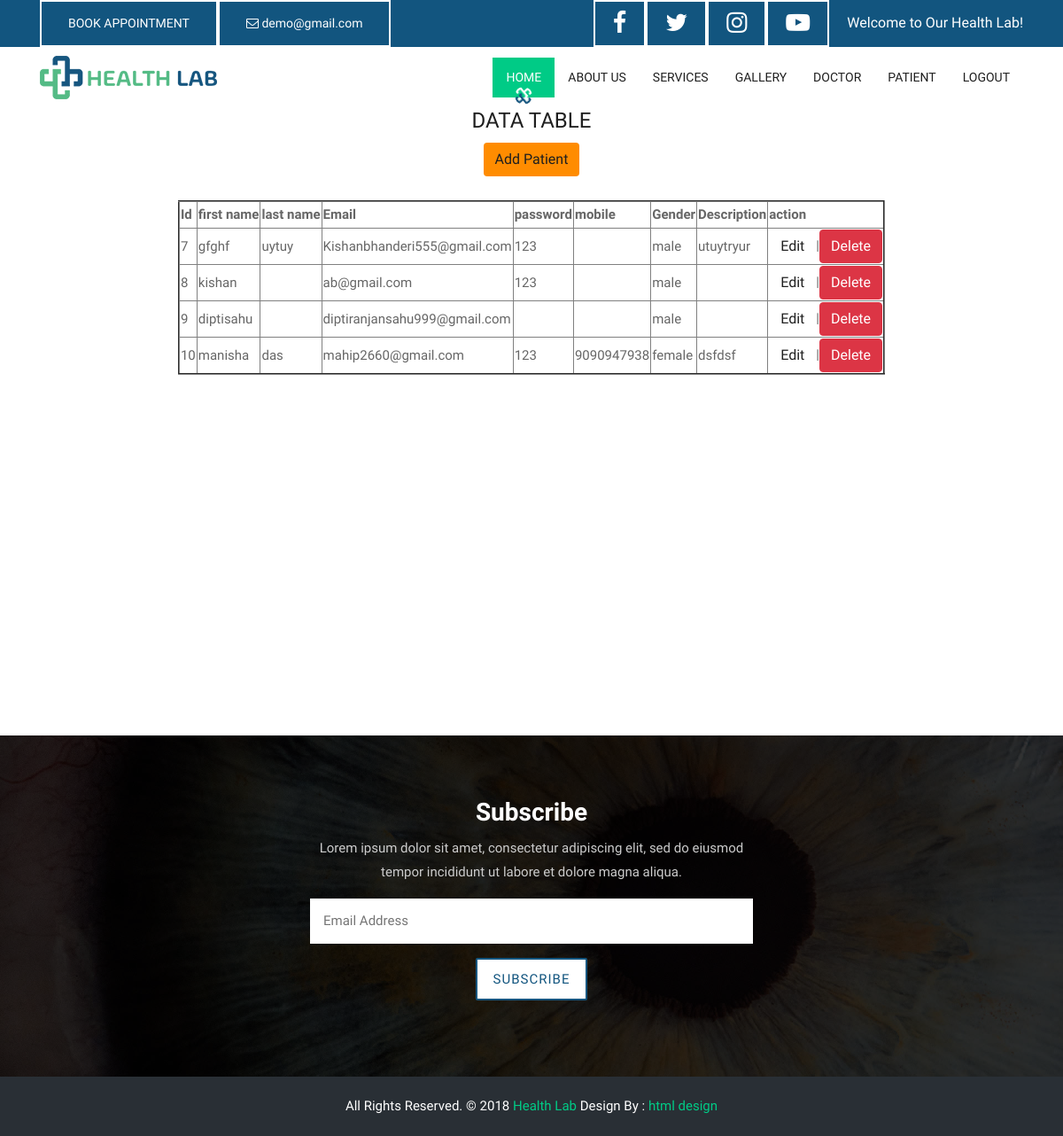
The page /patient/ on the database its author committed.
### myapp/models.py (models this page shows, shortened)
class User(models.Model):
    f_name=models.CharField(max_length=30)
    l_name=models.CharField(max_length=30)
    email=models.EmailField(unique=True)
    mobile=models.CharField(max_length=15)
    password=models.CharField(max_length=32)
    description=models.CharField(max_length=15)
    gender=models.CharField(max_length=30)

### hospital/views.py (the view)
# urls.py: path('patient/',views.patient,name='patient'),
def patient(request):
    ddd=User.objects.all()
    ff={
        'ddd':ddd
    }
    return render(request,'patient.html',ff)

### hospital/templates/patient.html
{% extends 'hospitalheader.html' %}
{% load static %}
{% block content %}
<center>
    <h1>DATA TABLE</h1>
    <a href="{% url 'PPregister' %}" class="btn btn-sucess" type="button" style="background:darkorange;">Add Patient</a><br><br>
    <table border="2">
        <thead>
            <tr>
                <th>Id</th>
                <th>first name</th>
                <th>last name</th>
                <th>Email</th>
                <th>password</th>
                <th>mobile</th>
                <th>Gender</th>
                <th>Description</th>
                <th>action</th>
            </tr>
        </thead>
        {% for n in ddd %}
        <tbody>
            <tr>
                <td>{{n.id}}</td>
                <td>{{n.f_name}}</td>
                <td>{{n.l_name}}</td>
                <td>{{n.email}}</td>
                <td>{{n.password}}</td>
                <td>{{n.mobile}}</td>
                <td>{{n.gender}}</td>
                <td>{{n.description}}</td>
                <td><a href="{% url 'edit' n.id %}" class="btn btn-sucess" type="button">Edit</a>|<a href="/delete/{{n.id}}" class="btn btn-danger">Delete</a></td>
            </tr>
        </tbody>
        {% endfor %}
    </table>
</center><br><br><br><br><br><br><br><br><br><br><br><br><br><br><br>
{% endblock %}

### myapp/static/css/style.css (style rules this page uses)
body { color: #666666; font-size: 15px; font-family: 'Catamaran', sans-serif; line-height: 1.80857; }
a { color: #1f1f1f; text-decoration: none !important; outline: none !important; -webkit-transition: all .3s ease-in-out; -moz-transition: all .3s ease-in-out; -ms-transition: all .3s ease-in-out; -o-transition: all .3s ease-in-out; transition: all .3s ease-in-out; }
h1, h2, h3, h4, h5, h6 { letter-spacing: 0; font-weight: normal; position: relative; padding: 0 0 10px 0; font-weight: normal; line-height: 120% !important; color: #1f1f1f; margin: 0 }
h1 { font-size: 24px }
a { color: #1f1f1f; text-decoration: none; outline: none; }
a, .btn { text-decoration: none !important; outline: none !important; -webkit-transition: all 0.5s ease-in-out 0s; -moz-transition: all 0.5s ease-in-out 0s; -ms-transition: all 0.5s ease-in-out 0s; -o-transition: all 0.5s ease-in-out 0s; transition: all 0.5s ease-in-out 0s; }

### rows shown on the page
User: id "7", f_name "gfghf", l_name "uytuy", email "Kishanbhanderi555@gmail.com", password "123", gender "male", description "utuytryur"
User: id "8", f_name "kishan", email "ab@gmail.com", password "123", gender "male"
User: id "9", f_name "diptisahu", email "diptiranjansahu999@gmail.com", gender "male"
User: id "10", f_name "manisha", l_name "das", email "mahip2660@gmail.com", password "123", mobile "9090947938", gender "female", description "dsfdsf"
